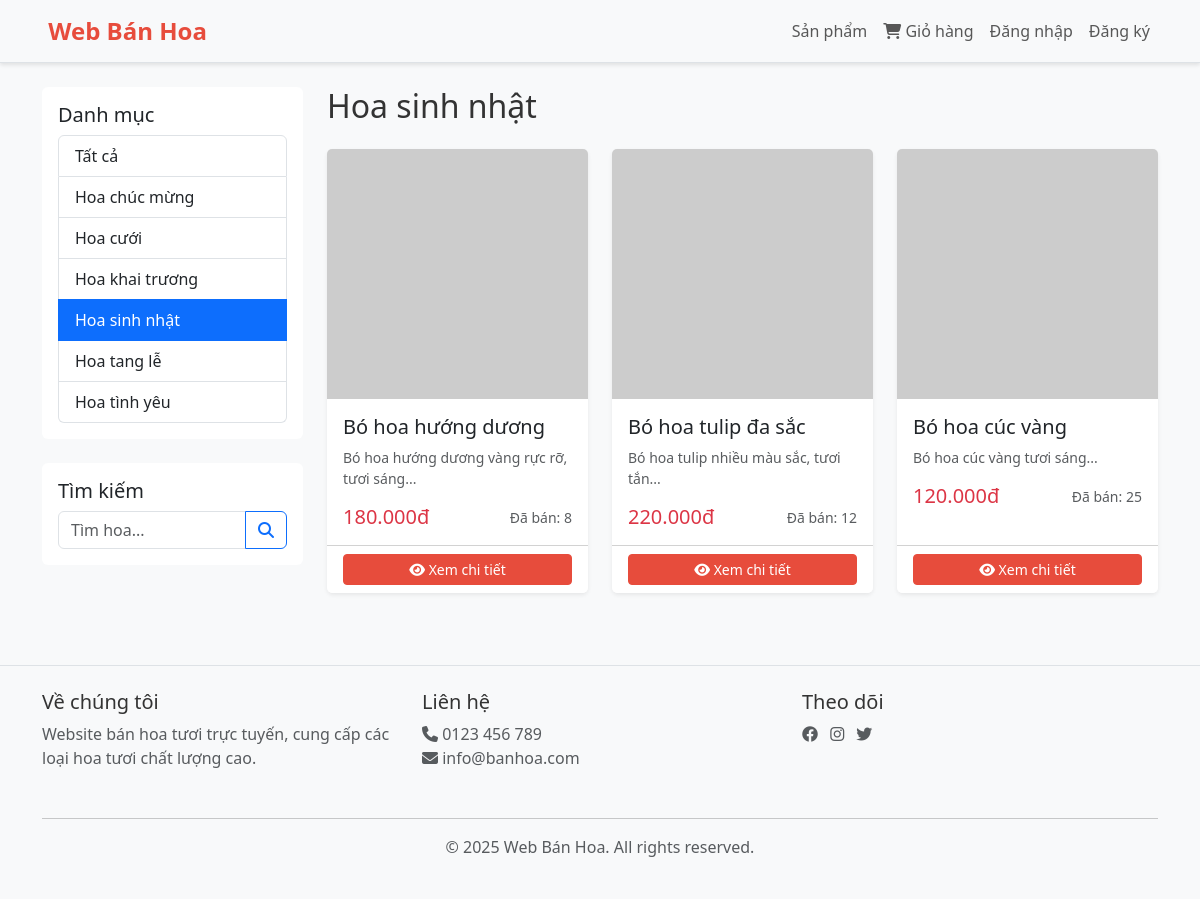
Screenshot of /products.php?category=1 with the database file from the repository.
### tables this page shows
CREATE TABLE categories (
    category_id INT AUTO_INCREMENT PRIMARY KEY,
    name VARCHAR(100) NOT NULL,
    description TEXT,
    status ENUM('active', 'inactive') DEFAULT 'active'
);

CREATE TABLE products (
    product_id INT AUTO_INCREMENT PRIMARY KEY,
    name VARCHAR(255) NOT NULL,
    description TEXT,
    price DECIMAL(10, 2) NOT NULL,
    stock INT DEFAULT 0,
     
    image_url VARCHAR(500), 
    category_id INT,
    status ENUM('available', 'out_of_stock', 'discontinued') DEFAULT 'available',
    sold_count INT DEFAULT 0,
    view_count INT DEFAULT 0, 
    created_at TIMESTAMP DEFAULT CURRENT_TIMESTAMP,
    updated_at TIMESTAMP DEFAULT CURRENT_TIMESTAMP ON UPDATE CURRENT_TIMESTAMP,
    FOREIGN KEY (category_id) REFERENCES categories(category_id) ON DELETE SET NULL
);

### products.php (called while the page is built, shortened)
<?php
include 'views/products/index.php';
?>

### models/Category.php (called while the page is built)
<?php
class Category {
    private $conn;
    private $table = 'categories';
    public function __construct($db) {
        $this->conn = $db;
    }
    public function getAllCategories() {
        $query = "SELECT * FROM " . $this->table . " WHERE status = 'active' ORDER BY name ASC";
        $result = $this->conn->query($query);
        return $result->fetch_all(MYSQLI_ASSOC);
    }
    public function getCategoryById($category_id) {
        $query = "SELECT * FROM " . $this->table . " WHERE category_id = ?";
        $stmt = $this->conn->prepare($query);
        $stmt->bind_param("i", $category_id);
        $stmt->execute();
        return $stmt->get_result()->fetch_assoc();
    }
}
?>

### models/Product.php (called while the page is built, shortened)
<?php
class Product {
    private $conn;
    private $table = 'products';
    public function __construct($db) {
        $this->conn = $db;
    }
    public function getProductsByCategory($category_id, $page = 1, $limit = ITEMS_PER_PAGE) {
        $offset = ($page - 1) * $limit;
        $query = "SELECT p.*, c.name as category_name
                  FROM " . $this->table . " p
                  LEFT JOIN categories c ON p.category_id = c.category_id
                  WHERE p.category_id = ? AND p.status = 'available'
                  ORDER BY p.created_at DESC
                  LIMIT ? OFFSET ?";
        $stmt = $this->conn->prepare($query);
        $stmt->bind_param("iii", $category_id, $limit, $offset);
        $stmt->execute();
        return $stmt->get_result()->fetch_all(MYSQLI_ASSOC);
    }
}
?>

### views/products/index.php (the view, shortened to what this page needs)
<?php
$conn = require 'config/database.php';
require_once 'models/Product.php';
require_once 'models/Category.php';
$product = new Product($conn);
$category = new Category($conn);
$page = isset($_GET['page']) ? (int)$_GET['page'] : 1;
$category_id = isset($_GET['category']) ? (int)$_GET['category'] : null;
$search = isset($_GET['search']) ? $_GET['search'] : '';
if ($search) {
    $products = $product->searchProducts($search, $page);
} elseif ($category_id) {
    $products = $product->getProductsByCategory($category_id, $page);
} else {
    $products = $product->getAllProducts($page);
}
$categories = $category->getAllCategories();
?>
<?php include 'views/layout/header.php'; ?>
<div class="container">
    <div class="row">
        <div class="col-md-3">
            <div class="card mb-4">
                <div class="card-body">
                    <h5 class="card-title">Danh mục</h5>
                    <div class="list-group">
                        <a href="/web_banhoa/products.php" class="list-group-item list-group-item-action <?php echo !$category_id ? 'active' : ''; ?>">
                            Tất cả
                        </a>
                        <?php foreach ($categories as $cat): ?>
                            <a href="/web_banhoa/products.php?category=<?php echo $cat['category_id']; ?>"
                               class="list-group-item list-group-item-action <?php echo $category_id == $cat['category_id'] ? 'active' : ''; ?>">
                                <?php echo $cat['name']; ?>
                            </a>
                        <?php endforeach; ?>
                    </div>
                </div>
            </div>
            <div class="card">
                <div class="card-body">
                    <h5 class="card-title">Tìm kiếm</h5>
                    <form method="GET">
                        <div class="input-group">
                            <input type="text" class="form-control" name="search" placeholder="Tìm hoa..." value="<?php echo htmlspecialchars($search); ?>">
                            <button class="btn btn-outline-primary" type="submit">
                                <i class="fas fa-search"></i>
                            </button>
                        </div>
                    </form>
                </div>
            </div>
        </div>
        <div class="col-md-9">
            <h2 class="mb-4">
                <?php
                if ($search) {
                    echo 'Kết quả tìm kiếm: ' . htmlspecialchars($search);
                } elseif ($category_id) {
                    $cat = $category->getCategoryById($category_id);
                    echo $cat['name'];
                } else {
                    echo 'Tất cả sản phẩm';
                }
                ?>
            </h2>
            <?php if (empty($products)): ?>
                <div class="alert alert-info">Không có sản phẩm nào.</div>
            <?php else: ?>
                <div class="row g-4">
                    <?php foreach ($products as $prod): ?>
                        <div class="col-md-4">
                            <div class="card h-100 shadow-sm">
                                <img src="<?php echo $prod['image_url'] ?? '/web_banhoa/assets/images/placeholder.jpg'; ?>"
                                     class="card-img-top" alt="<?php echo $prod['name']; ?>" style="height: 250px; object-fit: cover;">
                                <div class="card-body">
                                    <h5 class="card-title"><?php echo $prod['name']; ?></h5>
                                    <p class="card-text text-muted small"><?php echo substr($prod['description'], 0, 100) . '...'; ?></p>
                                    <div class="d-flex justify-content-between align-items-center">
                                        <span class="h5 mb-0 text-danger"><?php echo number_format($prod['price'], 0, ',', '.'); ?>đ</span>
                                        <small class="text-muted">Đã bán: <?php echo $prod['sold_count']; ?></small>
                                    </div>
                                </div>
                                <div class="card-footer bg-white">
                                    <a href="/web_banhoa/product-detail.php?id=<?php echo $prod['product_id']; ?>"
                                       class="btn btn-primary btn-sm w-100">
                                        <i class="fas fa-eye"></i> Xem chi tiết
                                    </a>
                                </div>
                            </div>
                        </div>
                    <?php endforeach; ?>
                </div>
            <?php endif; ?>
        </div>
    </div>
</div>
<?php include 'views/layout/footer.php'; ?>

### assets/css/style.css (style rules this page uses)
:root { --primary-color: #e74c3c; --secondary-color: #3498db; --light-color: #ecf0f1; --dark-color: #2c3e50; }
* { margin: 0; padding: 0; box-sizing: border-box; }
body { font-family: 'Segoe UI', Tahoma, Geneva, Verdana, sans-serif; background-color: #f8f9fa; color: #333; }
.card { border: none; transition: transform 0.3s ease, box-shadow 0.3s ease; }
.btn-primary { background-color: var(--primary-color); border-color: var(--primary-color); }
.card { animation: fadeIn 0.3s ease; }
.shadow-sm { box-shadow: 0 0.125rem 0.25rem rgba(0, 0, 0, 0.075) !important; }

### rows the page displays
categories: name "Hoa chúc mừng"
categories: name "Hoa cưới"
categories: name "Hoa khai trương"
categories: name "Hoa sinh nhật"
categories: name "Hoa tang lễ"
categories: name "Hoa tình yêu"
products: name "Bó hoa hướng dương", description "Bó hoa hướng dương vàng rực rỡ, tươi sáng", price "180.000", sold_count "8"
products: name "Bó hoa tulip đa sắc", description "Bó hoa tulip nhiều màu sắc, tươi tắn", price "220.000", sold_count "12"
products: name "Bó hoa cúc vàng", description "Bó hoa cúc vàng tươi sáng", price "120.000", sold_count "25"
